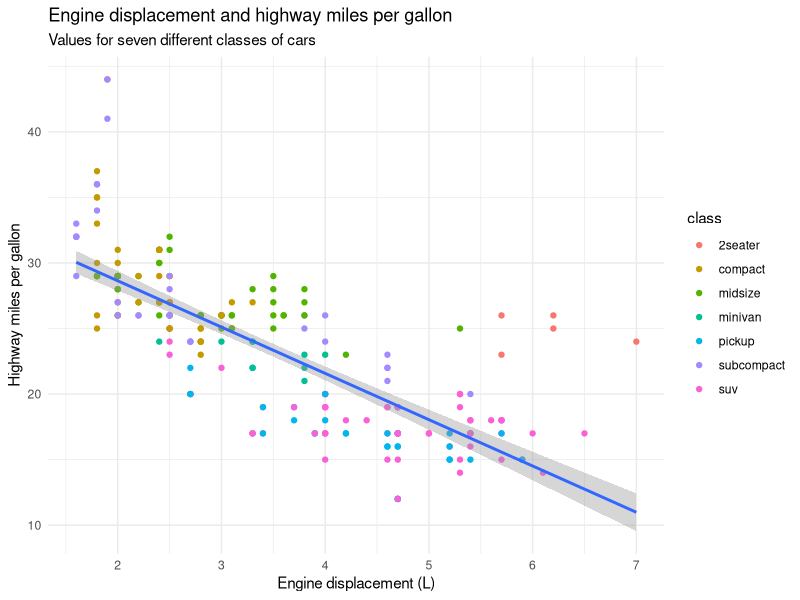
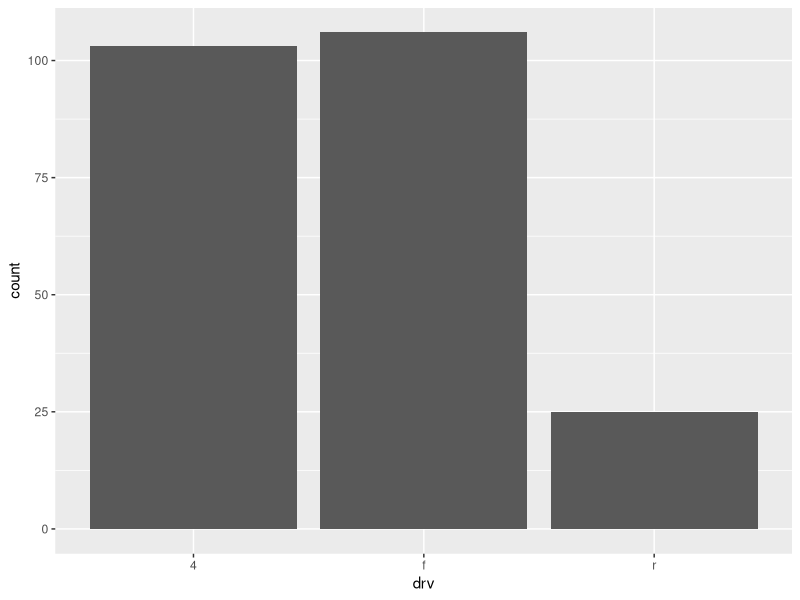
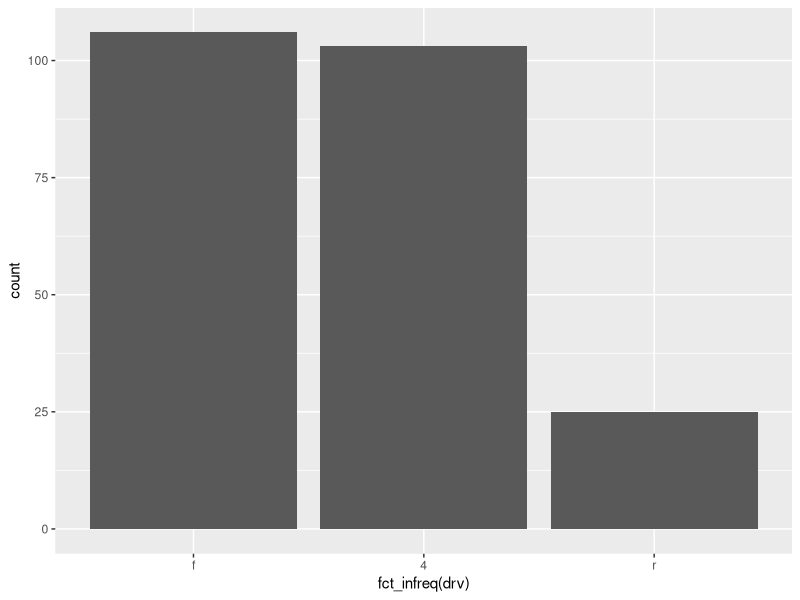
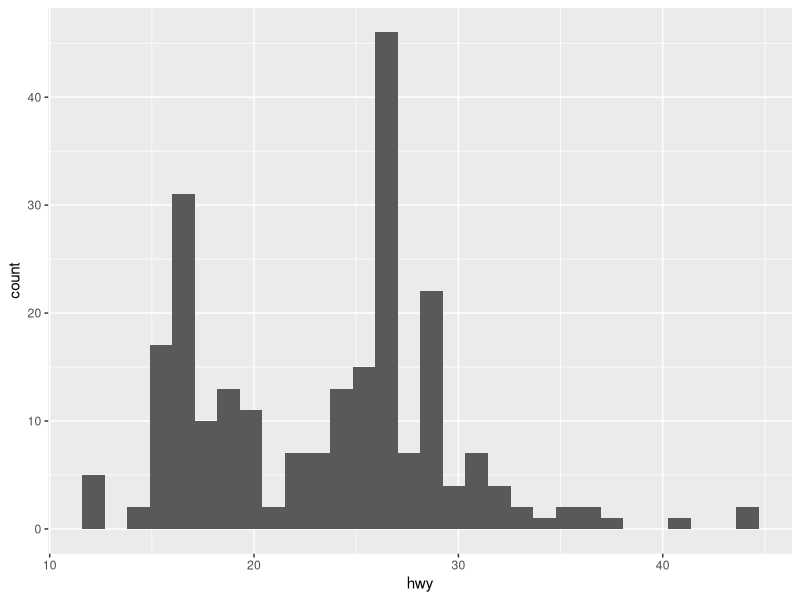
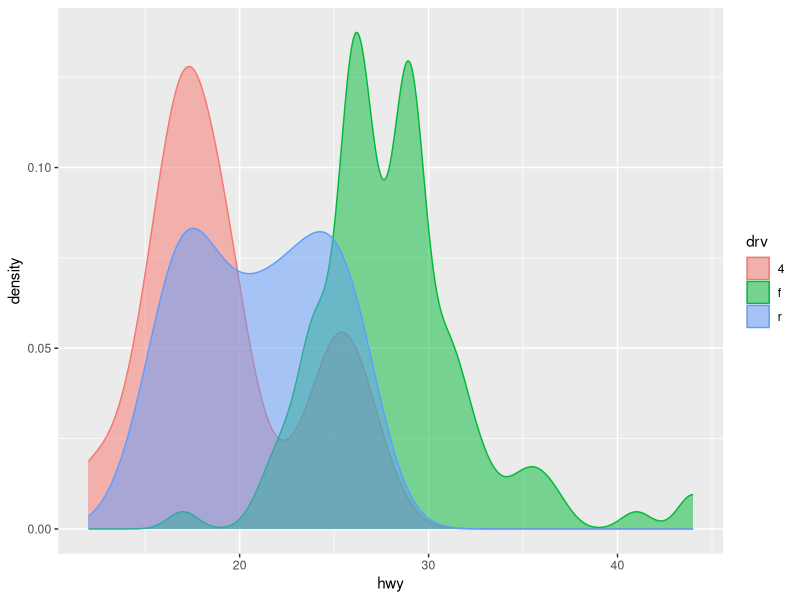

Source code (R) for these figures, in order:
library(tidyverse)

mpg

ggplot(data = mpg, mapping = aes(x = displ, y = hwy)) +
  geom_point(mapping = aes(color = class)) + 
  geom_smooth(method = "lm") +
  theme_minimal()+
  labs(
    title = "Engine displacement and highway miles per gallon",
    subtitle = "Values for seven different classes of cars",
    x = "Engine displacement (L)",
    y = "Highway miles per gallon",
  )
  
select(mpg, manufacturer, model, drv)
ggplot (mpg, aes(x = drv)) +
  geom_bar()

ggplot(mpg, aes(x = fct_infreq(drv)))+
  geom_bar()

ggplot (mpg, aes(x=hwy)) +
  geom_histogram()

ggplot(mpg, aes(x = hwy, color = drv, fill = drv)) +
  geom_density(alpha = 0.5) 
